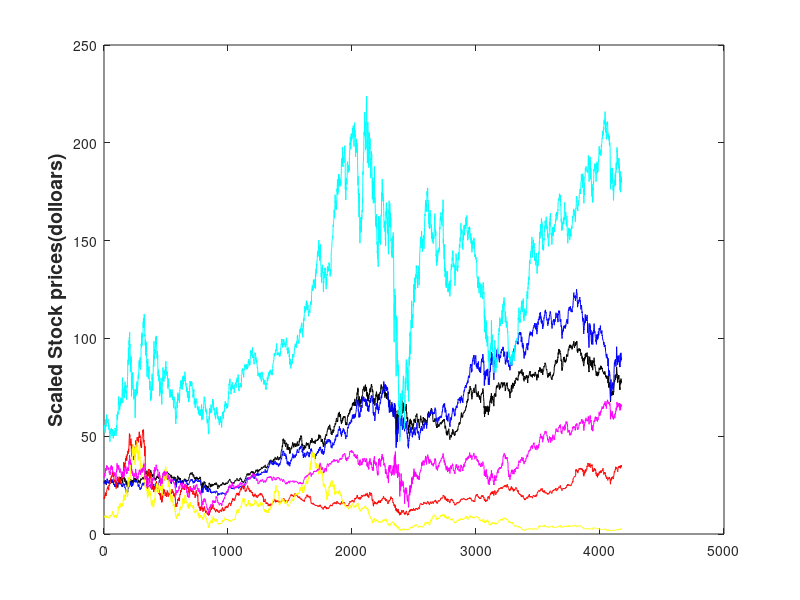
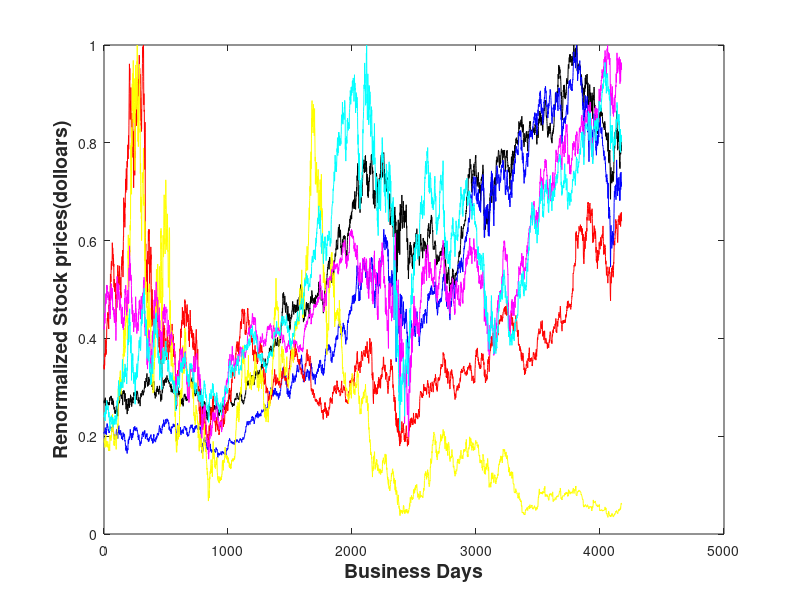
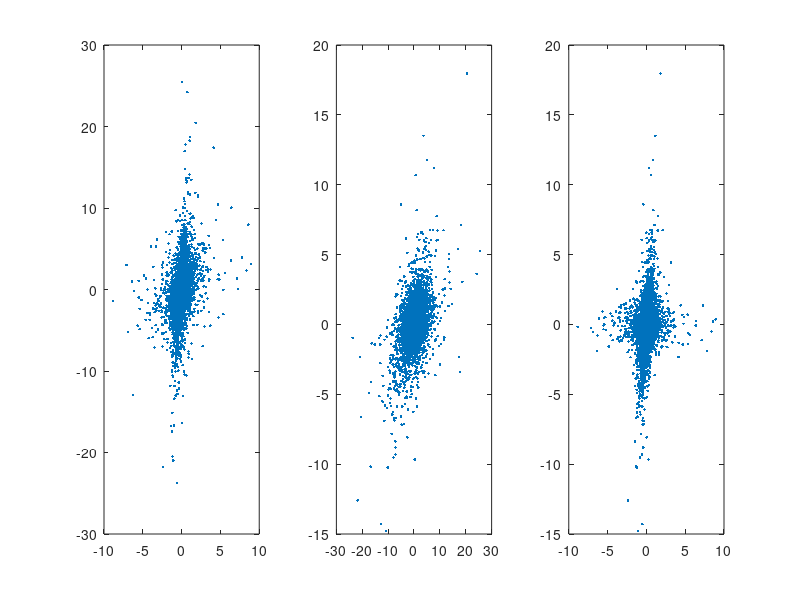

Write MATLAB code to recreate these figures, in order. (Note: this script raises an error after producing the figures.)
clear all
%After downloading the time serie data from Yahoo Finance through R
%library(quantmod), we save the data into .csv files and then converted into
%Matlab data files in .mat 
%Time series data are loaded based on closing time on business days.
load XOM  %EXXON stock prices 
load CVX  %Chevron stock price
load INTC %Intel stock price
load AMD  %AMD stock price
load JPM  %J.P. Morgan stock price
load GS   %Goldman Sachs stock price

x=0:1:length(XOM(:,6))-1;
plot(x,XOM(:,6),'k') %Plot the sixth column of the Exxon data which is the adjusted stock price
hold on;
plot(x,CVX(:,6),'b');%Plot the Chevron data
hold on
plot(x,INTC(:,6),'r');%Plot the intel data
hold on
plot(x,AMD(:,6),'y') %Plot the AMD data
hold on;
plot(x,JPM(:,6),'m'); %Plot the JPM data 
hold on
plot(x,GS(:,6),'c'); %Plot the GS data
ylabel('Scaled Stock prices(dolloars)','fontsize',14,'fontweight','b');

%To observe better on the trend, we renormalize each stock
%prices based on its maxima price through the selected time series
figure
plot(x,XOM(:,6)/max(XOM(:,6)),'k')
hold on;
plot(x,CVX(:,6)/max(CVX(:,6)),'b');
hold on
plot(x,INTC(:,6)/max(INTC(:,6)),'r');
hold on
plot(x,AMD(:,6)/max(AMD(:,6)),'y')
hold on;
plot(x,JPM(:,6)/max(JPM(:,6)),'m');
hold on
plot(x,GS(:,6)/max(GS(:,6)),'c');
xlabel('Business Days','fontsize',14,'fontweight','b');
ylabel('Renormalized Stock prices(dolloars)','fontsize',14,'fontweight','b');

%By observing the trend, we do not expect the data is useful
%for statistical inference due to its non-normal distribution.
%Instead, what is more interesting is the "up and down" for the stock
%prices which is defined as the difference of the stock prices in adjacent 
%days, which can be calculated by diff function in MATLAB.
figure
diff_XOM=diff(XOM(:,6));
diff_CVX=diff(CVX(:,6));
diff_INTC=diff(INTC(:,6));
diff_AMD=diff(AMD(:,6));
diff_JPM=diff(JPM(:,6));
diff_GS=diff(GS(:,6));
xx=0:1:length(XOM(:,6))-2;
subplot(6,1,1)
plot(xx,diff_XOM,'k')
subplot(6,1,2)
plot(xx,diff_CVX,'b');
subplot(6,1,3)
plot(xx,diff_INTC,'r');
subplot(6,1,4)
plot(xx,diff_AMD,'y')
subplot(6,1,5)
plot(xx,diff_JPM,'m');
subplot(6,1,6)
plot(xx,diff_GS,'c');
xlabel('Business Days','fontsize',14,'fontweight','b')
ylabel('Stock Price Difference Daily','fontsize',14,'fontweight','b')

%Histograms showing the normal distributed stock price difference 
subplot(1,3,1)
hist(diff_XOM+diff_CVX,100,'b')
ylabel('Counts in 100 bins','fontsize',14,'fontweight','b')
subplot(1,3,2)
hist(diff_INTC+diff_AMD,100,'r')
xlabel('Stock Price Difference Daily for semiconductor sector ','fontsize',14,'fontweight','b')
ylabel('Counts in 100 bins','fontsize',14,'fontweight','b')
subplot(1,3,3)
hist(diff_JPM+diff_GS,100,'g')

ylabel('Counts in 100 bins','fontsize',14,'fontweight','b')



%Sacatter plot between companies
%figure
%plot(diff_INTC,diff_XOM,'O')
%xlabel('INTC');ylabel('XOM')
%figure
%plot(diff_INTC,diff_CVX,'*')
%xlabel('INTC');ylabel('CVX')
%figure
%plot(diff_AMD,diff_XOM,'p')
%xlabel('AMD');ylabel('XOM')
%figure
%plot(diff_AMD,diff_CVX,'+')
%xlabel('AMD');ylabel('CVX')
%hold on;

%Plot scatter plots for different sectors
%Stock prices from the same industrial sectors are added together
subplot(1,3,1)
plot(diff_AMD+diff_INTC,diff_JPM+diff_GS,'.')
subplot(1,3,2)
plot(diff_JPM+diff_GS,diff_XOM+diff_CVX,'.')
subplot(1,3,3)
plot(diff_AMD+diff_INTC,diff_XOM+diff_CVX,'.')

%Calculation of correlation between companies and sectors
%X=[diff_AMD diff_INTC diff_JPM diff_GS diff_XOM diff_CVX];
%[correlation_com,pval_com]=corr(X);

%Calculation of correlation matrix and p values
Y=[diff_AMD+diff_INTC diff_JPM+diff_GS  diff_XOM+diff_CVX];
[correlation_sec,pval_sec] = corr(Y);

%Here we only care about the correlation between the signs of the diffference of stocks
%What will be the probability of stocks in one sector goes up or down next
%day and the stocks in another sectors also goes up or down 
%I found almost that almost 66 percent of the time this occured. 
%Y1=diff_AMD+diff_INTC;
%Y2=diff_JPM+diff_GS;
%Y3=diff_XOM+diff_CVX;
%Only catch the sign
%for j=1:length(Y1)
%    if Y1(j)>0
%        Y1(j)=1;
%    else
%        Y1(j)=-1;
%    end
%    if Y2(j)>0
%        Y2(j)=1;
%    else
%        Y2(j)=-1;
%    end
    
%     if Y3(j)>0
%        Y3(j)=1;
%    else
%        Y3(j)=-1;
%    end   
%end
%Count the number of days both stocks are all up or down
%N1=0;
%N2=0;
%N3=0;
%for j=1:length(Y1)
%    if Y1(j)*Y2(j)>0
%        N1=N1+1;
%    end   
%    if Y1(j)*Y3(j)>0
%        N2=N2+1;
%    end   
%    if Y2(j)*Y3(j)>0
%        N3=N3+1;
%    end   
    
%end
%P1=N1/length(Y1);
%P2=N2/length(Y2);
%P3=N3/length(Y3);































